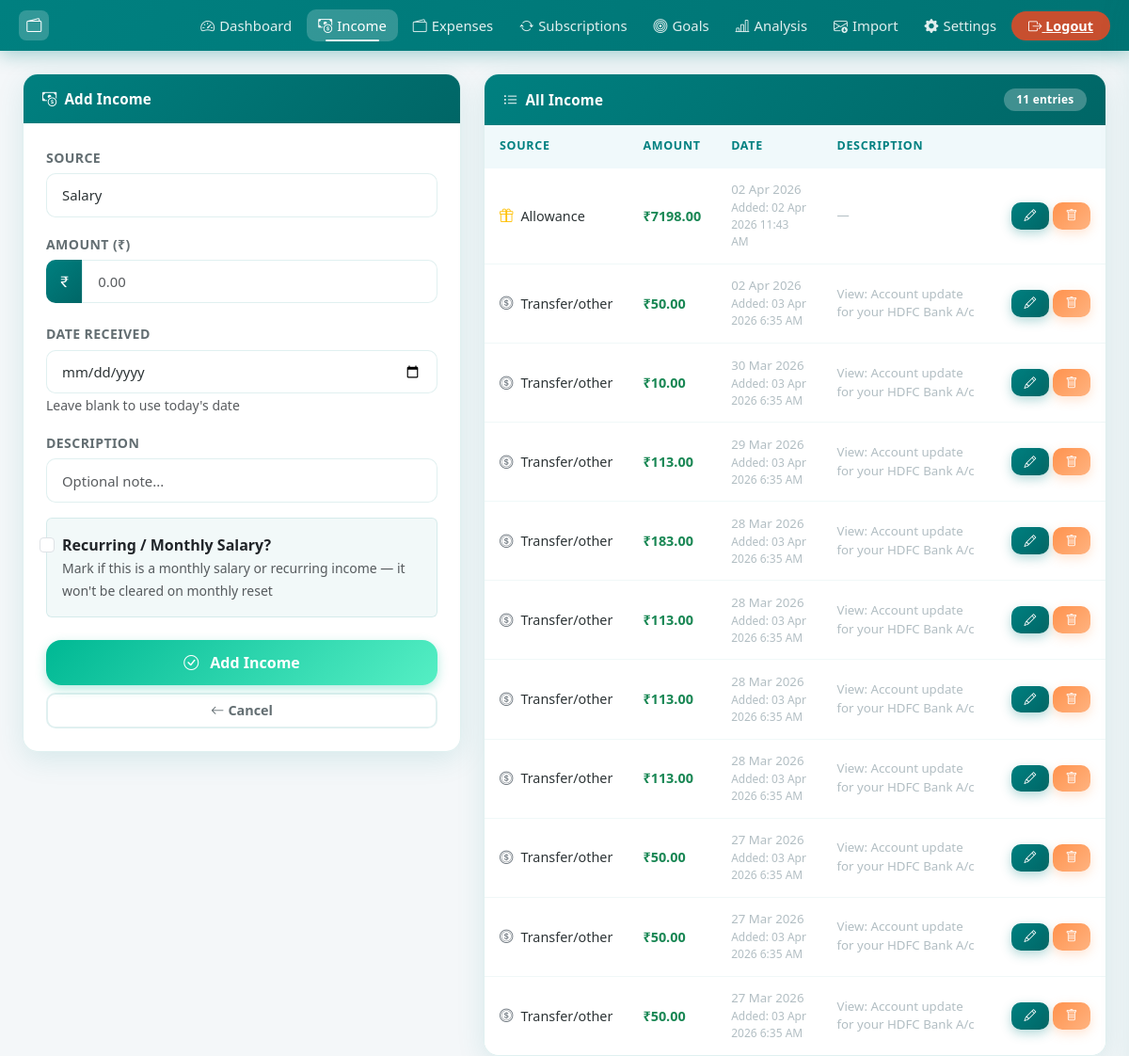
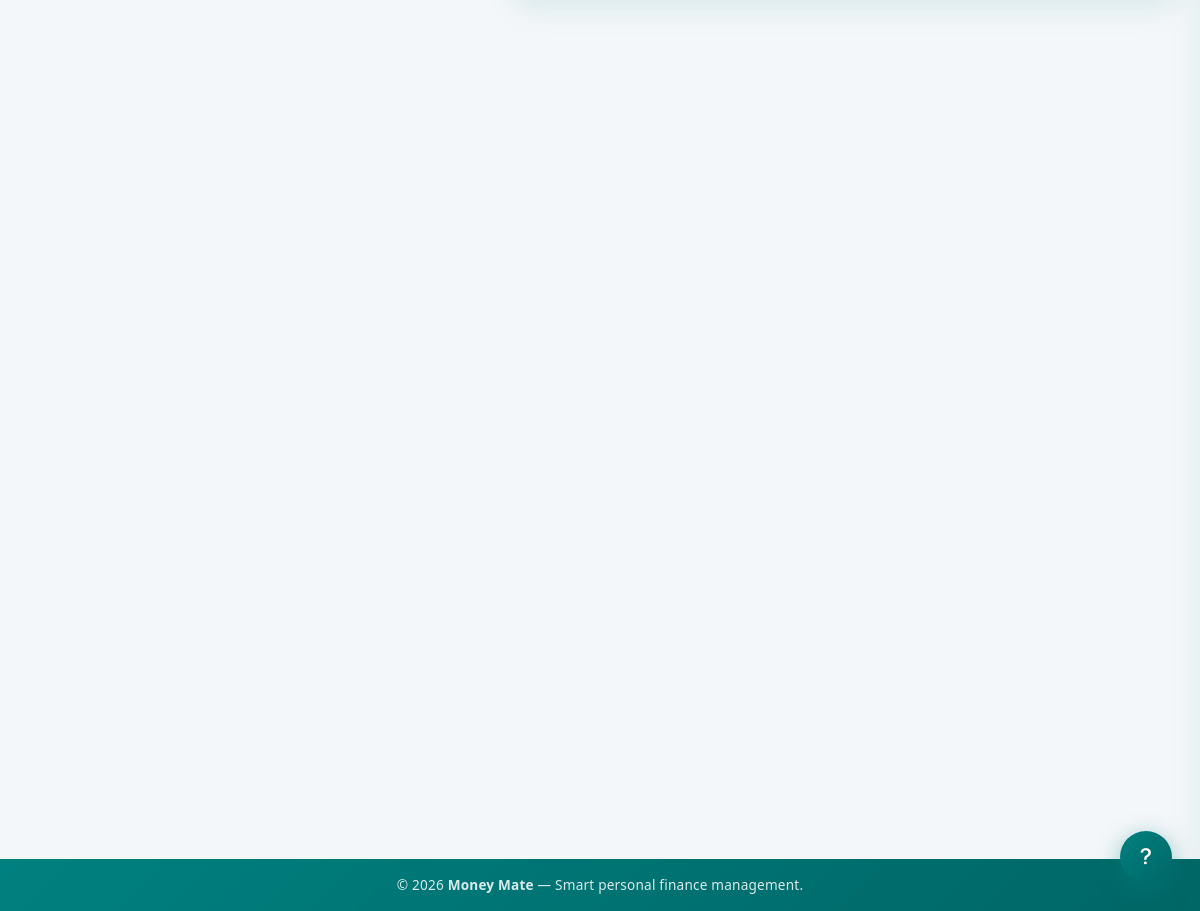
The page /add_income (signed in) on the database its author committed (2 pictures, top to bottom).
### models.py (models this page shows)
class Income(db.Model):
    id = db.Column(db.Integer, primary_key=True)
    user_id = db.Column(db.Integer, db.ForeignKey('user.id'), nullable=False)
    source = db.Column(db.String(100), nullable=False)
    amount = db.Column(db.Float, nullable=False)
    date_received = db.Column(db.DateTime, default=_now)
    created_at = db.Column(db.DateTime, default=_now)
    description = db.Column(db.String(200))
    is_recurring = db.Column(db.Boolean, default=False)

### app.py (the view, shortened to what this page needs)
@app.route("/add_income", methods=["GET", "POST"])
@login_required
def add_income():
    form = IncomeForm()
    incomes = (
        Income.query.filter_by(user_id=current_user.id)
        .order_by(Income.date_received.desc())
        .all()
    )
    return render_template("add_income.html", form=form, edit=False, incomes=incomes)

### forms.py
class IncomeForm(FlaskForm):
    source = SelectField('Source', choices=[('salary','Salary'),('business','Business'),('allowance','Allowance'),('freelance','Freelance'),('other','Other')], validators=[DataRequired()])
    amount = FloatField('Amount (₹)', validators=[DataRequired()])
    date_received = DateField('Date Received', validators=[Optional()], format='%Y-%m-%d')
    description = StringField('Description')
    is_recurring = BooleanField('Recurring / Monthly Salary?')
    submit = SubmitField('Add Income')

### app.py (called while the page is built)
@login_manager.user_loader
def load_user(user_id):
    return db.session.get(User, int(user_id))

### templates/add_income.html (shortened to what this page needs)
{% extends "base.html" %}
{% block content %}
<div class="row g-4">
  <div class="col-lg-5">
    <div class="card reveal">
      <div class="card-header">
        <i class="bi bi-{% if edit %}pencil{% else %}cash-coin{% endif %}"></i>
        {% if edit %}Edit Income{% else %}Add Income{% endif %}
      </div>
      <div class="card-body p-4">
        <form method="POST">
          <div class="mb-3">
            {{ form.source.label(class="form-label") }}
            {{ form.source(class="form-select") }}
          </div>
          <div class="mb-3">
            {{ form.amount.label(class="form-label") }}
            <div class="input-group">
              <span class="input-group-text"><i class="bi bi-currency-rupee"></i></span>
              {{ form.amount(class="form-control", placeholder="0.00", step="0.01", id="income_amount") }}
            </div>
          </div>
          <div class="mb-3">
            {{ form.date_received.label(class="form-label") }}
            {{ form.date_received(class="form-control") }}
            <small class="text-muted">Leave blank to use today's date</small>
          </div>
          <div class="mb-3">
            {{ form.description.label(class="form-label") }}
            {{ form.description(class="form-control", placeholder="Optional note...") }}
          </div>
          <div class="mb-4">
            <div class="form-check p-3 rounded" style="background:rgba(0, 128, 128,0.05);border:1.5px solid var(--border-color);">
              {{ form.is_recurring(class="form-check-input") }}
              {{ form.is_recurring.label(class="form-check-label fw-semibold") }}
              <div><small class="text-muted">Mark if this is a monthly salary or recurring income — it won't be cleared on monthly reset</small></div>
            </div>
          </div>
          <div class="d-grid gap-2">
            <button type="submit" class="btn btn-success btn-lg">
              <i class="bi bi-check-circle me-2"></i>
              {% if edit %}Update Income{% else %}Add Income{% endif %}
            </button>
            <a href="{{ url_for('add_income') }}" class="btn btn-outline-secondary">
              <i class="bi bi-arrow-left me-1"></i>Cancel
            </a>
          </div>
        </form>
      </div>
    </div>
  </div>
  <div class="col-lg-7 reveal reveal-delay-1">
    <div class="card">
      <div class="card-header">
        <i class="bi bi-list-ul"></i> All Income
        <span class="badge ms-auto" style="background:rgba(255,255,255,0.25);">{{ incomes|length }} entries</span>
      </div>
      <div class="card-body p-0">
        {% if incomes %}
        <div class="table-responsive">
          <table class="table table-hover mb-0">
            <thead>
              <tr>
                <th>Source</th>
                <th>Amount</th>
                <th>Date</th>
                <th>Description</th>
                <th></th>
              </tr>
            </thead>
            <tbody>
            {% for inc in incomes %}
            <tr>
              <td>
                <span class="d-flex align-items-center gap-2">
                  {% if inc.source == 'salary' %}<i class="bi bi-briefcase-fill text-primary"></i>
                  {% elif inc.source == 'business' %}<i class="bi bi-building text-success"></i>
                  {% elif inc.source == 'freelance' %}<i class="bi bi-laptop text-info"></i>
                  {% elif inc.source == 'allowance' %}<i class="bi bi-gift text-warning"></i>
                  {% else %}<i class="bi bi-coin text-secondary"></i>{% endif %}
                  {{ inc.source|capitalize }}
                </span>
              </td>
              <td><strong class="text-success">₹{{ "%.2f"|format(inc.amount) }}</strong></td>
              <td>
                <div style="font-size:0.83rem;color:var(--text-muted);">{{ inc.date_received.strftime('%d %b %Y') }}</div>
                {% if inc.created_at %}
                <div style="font-size:0.75rem;color:var(--text-muted);">
                  Added: <span class="local-time" data-utc="{{ inc.created_at.strftime('%Y-%m-%dT%H:%M:%SZ') }}"></span>
                </div>
                {% endif %}
              </td>
              <td style="font-size:0.83rem;color:var(--text-muted);">{{ inc.description or '—' }}</td>
              <td>
                <div class="d-flex gap-1">
                  <a href="{{ url_for('edit_income', id=inc.id) }}" class="btn btn-primary btn-sm">
                    <i class="bi bi-pencil"></i>
                  </a>
                  <a href="{{ url_for('delete_income', id=inc.id) }}" class="btn btn-danger btn-sm"
                     onclick="return confirm('Delete this income entry?')">
                    <i class="bi bi-trash"></i>
                  </a>
                </div>
              </td>
            </tr>
            {% endfor %}
            </tbody>
          </table>
        </div>
        {% else %}
        <div class="text-center py-5 text-muted">
          <i class="bi bi-cash-coin" style="font-size:2.5rem;opacity:0.3;"></i>
          <p class="mt-2 mb-0">No income entries yet. Add your first one!</p>
        </div>
        {% endif %}
      </div>
    </div>
  </div>
</div>
{% endblock %}

### static/style.css (style rules this page uses)
:root { --brand-primary: #008080; --brand-secondary: #80BFBF; --brand-accent: #00b894; --brand-danger: #FF924D; --brand-warning: #f39c12; --brand-info: #0984e3; --gradient-brand: linear-gradient(135deg, #008080 0%, #006666 100%); --gradient-green: linear-gradient(135deg, #00b894 0%, #55efc4 100%); --gradient-red: linear-gradient(135deg, #FF924D 0%, #FFB380 100%); --gradient-orange: linear-gradient(135deg, #f39c12 0%, #fdcb6e 100%); --gradient-blue: linear-gradient(135deg, #0984e3 0%, #74b9ff 100%); --bg-page: #f4f7f9; --bg-card: rgba(255, 255, 255, 0.97); --bg-card-hover: #fff; --text-primary: #2d3436; --text-secondary: #636e72; --text-muted: #b2bec3; --border-color: rgba(0, 128, 128, 0.12); --shadow-sm: 0 2px 12px rgba(0, 128, 128, 0.08); --shadow-md: 0 8px 30px rgba(0, 128, 128, 0.12); --shadow-lg: 0 20px 50px rgba(0, 128, 128, 0.18); --shadow-hover: 0 15px 40px rgba(0, 128, 128, 0.22); --radius-sm: 10px; --radius-md: 16px; --radius-lg: 24px; --radius-pill: 50px; --transition: all 0.28s cubic-bezier(0.4, 0, 0.2, 1); }
html { scroll-behavior: smooth; }
*, *::before, *::after { box-sizing: border-box; }
body { background: var(--bg-page); font-family: 'Segoe UI', system-ui, -apple-system, sans-serif; color: var(--text-primary); min-height: 100vh; display: flex; flex-direction: column; transition: background 0.3s, color 0.3s; }
.card { border: 1px solid var(--border-color); border-radius: var(--radius-md); background: var(--bg-card); box-shadow: var(--shadow-md); transition: var(--transition); overflow: hidden; }
.card-header { background: var(--gradient-brand); color: white; font-weight: 600; font-size: 0.95rem; padding: 0.9rem 1.25rem; border: none; display: flex; align-items: center; gap: 8px; letter-spacing: 0.2px; }
.btn { border-radius: var(--radius-sm); font-weight: 600; font-size: 0.9rem; transition: var(--transition); position: relative; overflow: hidden; border: none; cursor: pointer; }
.btn::after { content: ''; position: absolute; inset: 0; background: rgba(255,255,255,0); transition: var(--transition); }
.btn-primary { background: var(--gradient-brand); color: white; box-shadow: 0 4px 12px rgba(0, 128, 128, 0.3); }
.btn-success { background: var(--gradient-green); color: white; box-shadow: 0 4px 12px rgba(0, 184, 148, 0.3); }
.btn-danger { background: var(--gradient-red); color: white; box-shadow: 0 4px 12px rgba(255, 146, 77, 0.25); }
.btn-outline-secondary { border: 2px solid var(--border-color); color: var(--text-secondary); background: transparent; }
.btn-sm { font-size: 0.8rem; padding: 0.3rem 0.85rem; }
.btn-lg { padding: 0.75rem 2rem; font-size: 1rem; border-radius: var(--radius-md); }
.table { margin: 0; font-size: 0.9rem; }
.table thead th { background: #f0f9fb; color: var(--brand-primary); font-weight: 700; font-size: 0.78rem; text-transform: uppercase; letter-spacing: 0.7px; border: none; padding: 0.85rem 1rem; }
.table tbody td { padding: 0.85rem 1rem; border-bottom: 1px solid rgba(0, 128, 128, 0.06); vertical-align: middle; color: var(--text-primary); }
.table tbody tr:last-child td { border-bottom: none; }
.badge { font-size: 0.75rem; font-weight: 600; padding: 0.4rem 0.85rem; border-radius: var(--radius-pill); letter-spacing: 0.2px; }
.form-control, .form-select { border-radius: var(--radius-sm); border: 1.5px solid var(--border-color); padding: 0.7rem 1rem; font-size: 0.93rem; color: var(--text-primary); background: white; transition: var(--transition); }
.form-label { font-weight: 600; font-size: 0.88rem; color: var(--text-secondary); margin-bottom: 6px; text-transform: uppercase; letter-spacing: 0.4px; }
.input-group-text { background: var(--gradient-brand); color: white; border: none; border-radius: var(--radius-sm) 0 0 var(--radius-sm); font-size: 0.95rem; }
.reveal { opacity: 0; transform: translateY(24px); transition: opacity 0.55s cubic-bezier(0.4,0,0.2,1), transform 0.55s cubic-bezier(0.4,0,0.2,1); }
.reveal.revealed { opacity: 1; transform: translateY(0); }
.reveal-delay-1 { transition-delay: 0.08s; }
.btn { position: relative; overflow: hidden; }
.form-control, .form-select { transition: border-color 0.22s ease, box-shadow 0.22s ease, transform 0.18s ease; }
body { padding-left: env(safe-area-inset-left, 0px); padding-right: env(safe-area-inset-right, 0px); }

### rows shown on the page
Income: source "Allowance", amount "7198.00", date_received "02 Apr 2026", description "—"
Income: source "Transfer/other", amount "50.00", date_received "02 Apr 2026", description "View: Account update for your HDFC Bank A/c"
Income: source "Transfer/other", amount "10.00", date_received "30 Mar 2026", description "View: Account update for your HDFC Bank A/c"
Income: source "Transfer/other", amount "113.00", date_received "29 Mar 2026", description "View: Account update for your HDFC Bank A/c"
Income: source "Transfer/other", amount "183.00", date_received "28 Mar 2026", description "View: Account update for your HDFC Bank A/c"
Income: source "Transfer/other", amount "113.00", date_received "28 Mar 2026", description "View: Account update for your HDFC Bank A/c"
Income: source "Transfer/other", amount "113.00", date_received "28 Mar 2026", description "View: Account update for your HDFC Bank A/c"
Income: source "Transfer/other", amount "113.00", date_received "28 Mar 2026", description "View: Account update for your HDFC Bank A/c"
Income: source "Transfer/other", amount "50.00", date_received "27 Mar 2026", description "View: Account update for your HDFC Bank A/c"
Income: source "Transfer/other", amount "50.00", date_received "27 Mar 2026", description "View: Account update for your HDFC Bank A/c"
Income: source "Transfer/other", amount "50.00", date_received "27 Mar 2026", description "View: Account update for your HDFC Bank A/c"

### other values the page prints
{{ incomes|length }} "11"
